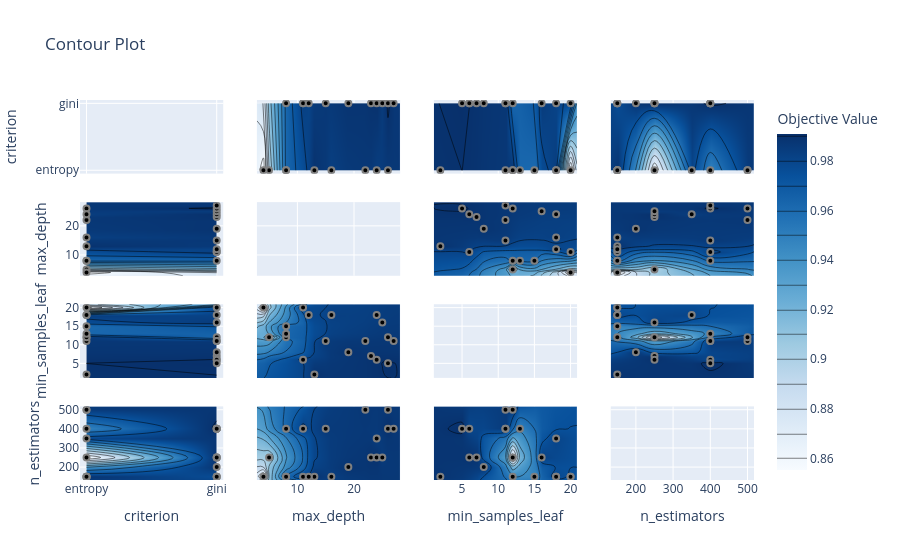

This figure's notebook cell:
### Code cell
from optuna.visualization import plot_contour

plot_contour(study)

### Figure 1 — Plotly figure (JSON) as saved in the notebook; plotly's stock layout.template omitted (floating-point values rounded to 4 significant figures; data arrays with more than 128 entries replaced by an {"elided": "..."} marker saying what was removed)
{"data": [{"type": "scatter", "xaxis": "x", "yaxis": "y"}, {"colorbar": {"title": {"text": "Objective Value"}}, "colorscale": [[0, "rgb(247,251,255)"], [0.125, "rgb(222,235,247)"], [0.25, "rgb(198,219,239)"], [0.375, "rgb(158,202,225)"], [0.5, "rgb(107,174,214)"], [0.625, "rgb(66,146,198)"], [0.75, "rgb(33,113,181)"], [0.875, "rgb(8,81,156)"], [1, "rgb(8,48,107)"]], "connectgaps": true, "contours": {"coloring": "heatmap"}, "hoverinfo": "none", "line": {"smoothing": 1.3}, "reversescale": false, "showscale": true, "type": "contour", "x": ["entropy", "gini"], "xaxis": "x5", "y": [2.85, 4, 5, 8, 11, 12, 13, 15, 16, 19, 22, 23, 24, 25, 26, 27, 28.15], "yaxis": "y5", "z": [[NaN, NaN], [0.8553, NaN], [0.9003, NaN], [0.9623, 0.9626], [NaN, 0.9828], [NaN, 0.9812], [0.9894, NaN], [NaN, 0.9867], [0.9832, NaN], [NaN, 0.9885], [0.987, NaN], [NaN, 0.9893], [0.9838, 0.99], [NaN, 0.985], [0.9865, 0.9909], [NaN, 0.9873], [NaN, NaN]]}, {"marker": {"color": "black", "line": {"color": "Gray", "width": 2}}, "mode": "markers", "name": "Feasible Trial", "showlegend": false, "type": "scatter", "x": ["gini", "gini", "entropy", "entropy", "gini", "entropy", "entropy", "gini", "entropy", "gini", "entropy", "gini", "gini", "gini", "gini", "gini", "entropy", "entropy", "entropy", "gini"], "xaxis": "x5", "y": [23, 11, 5, 16, 11, 22, 8, 8, 26, 24, 13, 12, 25, 15, 26, 19, 4, 8, 24, 27], "yaxis": "y5"}, {"colorbar": {"title": {"text": "Objective Value"}}, "colorscale": [[0, "rgb(247,251,255)"], [0.125, "rgb(222,235,247)"], [0.25, "rgb(198,219,239)"], [0.375, "rgb(158,202,225)"], [0.5, "rgb(107,174,214)"], [0.625, "rgb(66,146,198)"], [0.75, "rgb(33,113,181)"], [0.875, "rgb(8,81,156)"], [1, "rgb(8,48,107)"]], "connectgaps": true, "contours": {"coloring": "heatmap"}, "hoverinfo": "none", "line": {"smoothing": 1.3}, "reversescale": false, "showscale": false, "type": "contour", "x": ["entropy", "gini"], "xaxis": "x9", "y": [1.1, 2, 5, 6, 7, 8, 11, 12, 13, 15, 16, 18, 20, 20.9], "yaxis": "y9", "z": [[NaN, NaN], [0.9894, NaN], [NaN, 0.9909], [NaN, 0.99], [NaN, 0.9893], [NaN, 0.9885], [0.987, 0.9873], [0.9865, 0.9626], [0.9623, NaN], [0.9611, NaN], [NaN, 0.985], [0.9838, 0.9812], [0.8553, 0.9789], [NaN, NaN]]}, {"marker": {"color": "black", "line": {"color": "Gray", "width": 2}}, "mode": "markers", "name": "Feasible Trial", "showlegend": false, "type": "scatter", "x": ["gini", "gini", "entropy", "entropy", "gini", "entropy", "entropy", "gini", "entropy", "gini", "entropy", "gini", "gini", "gini", "gini", "gini", "entropy", "entropy", "entropy", "gini"], "xaxis": "x9", "y": [7, 20, 12, 18, 6, 11, 15, 12, 12, 6, 2, 18, 16, 11, 5, 8, 20, 13, 18, 11], "yaxis": "y9"}, {"colorbar": {"title": {"text": "Objective Value"}}, "colorscale": [[0, "rgb(247,251,255)"], [0.125, "rgb(222,235,247)"], [0.25, "rgb(198,219,239)"], [0.375, "rgb(158,202,225)"], [0.5, "rgb(107,174,214)"], [0.625, "rgb(66,146,198)"], [0.75, "rgb(33,113,181)"], [0.875, "rgb(8,81,156)"], [1, "rgb(8,48,107)"]], "connectgaps": true, "contours": {"coloring": "heatmap"}, "hoverinfo": "none", "line": {"smoothing": 1.3}, "reversescale": false, "showscale": false, "type": "contour", "x": ["entropy", "gini"], "xaxis": "x13", "y": [132.5, 150, 200, 250, 350, 400, 500, 517.5], "yaxis": "y13", "z": [[NaN, NaN], [0.9894, 0.9812], [NaN, 0.9885], [0.9003, 0.99], [0.9838, NaN], [0.9623, 0.9909], [0.987, NaN], [NaN, NaN]]}, {"marker": {"color": "black", "line": {"color": "Gray", "width": 2}}, "mode": "markers", "name": "Feasible Trial", "showlegend": false, "type": "scatter", "x": ["gini", "gini", "entropy", "entropy", "gini", "entropy", "entropy", "gini", "entropy", "gini", "entropy", "gini", "gini", "gini", "gini", "gini", "entropy", "entropy", "entropy", "gini"], "xaxis": "x13", "y": [250, 150, 250, 150, 400, 500, 150, 150, 500, 250, 150, 150, 250, 400, 400, 200, 150, 400, 350, 400], "yaxis": "y13"}, {"colorbar": {"title": {"text": "Objective Value"}}, "colorscale": [[0, "rgb(247,251,255)"], [0.125, "rgb(222,235,247)"], [0.25, "rgb(198,219,239)"], [0.375, "rgb(158,202,225)"], [0.5, "rgb(107,174,214)"], [0.625, "rgb(66,146,198)"], [0.75, "rgb(33,113,181)"], [0.875, "rgb(8,81,156)"], [1, "rgb(8,48,107)"]], "connectgaps": true, "contours": {"coloring": "heatmap"}, "hoverinfo": "none", "line": {"smoothing": 1.3}, "reversescale": false, "showscale": false, "type": "contour", "x": [2.85, 4, 5, 8, 11, 12, 13, 15, 16, 19, 22, 23, 24, 25, 26, 27, 28.15], "xaxis": "x2", "y": ["entropy", "gini"], "yaxis": "y2", "z": [[NaN, 0.8553, 0.9003, 0.9623, NaN, NaN, 0.9894, NaN, 0.9832, NaN, 0.987, NaN, 0.9838, NaN, 0.9865, NaN, NaN], [NaN, NaN, NaN, 0.9626, 0.9828, 0.9812, NaN, 0.9867, NaN, 0.9885, NaN, 0.9893, 0.99, 0.985, 0.9909, 0.9873, NaN]]}, {"marker": {"color": "black", "line": {"color": "Gray", "width": 2}}, "mode": "markers", "name": "Feasible Trial", "showlegend": false, "type": "scatter", "x": [23, 11, 5, 16, 11, 22, 8, 8, 26, 24, 13, 12, 25, 15, 26, 19, 4, 8, 24, 27], "xaxis": "x2", "y": ["gini", "gini", "entropy", "entropy", "gini", "entropy", "entropy", "gini", "entropy", "gini", "entropy", "gini", "gini", "gini", "gini", "gini", "entropy", "entropy", "entropy", "gini"], "yaxis": "y2"}, {"type": "scatter", "xaxis": "x6", "yaxis": "y6"}, {"colorbar": {"title": {"text": "Objective Value"}}, "colorscale": [[0, "rgb(247,251,255)"], [0.125, "rgb(222,235,247)"], [0.25, "rgb(198,219,239)"], [0.375, "rgb(158,202,225)"], [0.5, "rgb(107,174,214)"], [0.625, "rgb(66,146,198)"], [0.75, "rgb(33,113,181)"], [0.875, "rgb(8,81,156)"], [1, "rgb(8,48,107)"]], "connectgaps": true, "contours": {"coloring": "heatmap"}, "hoverinfo": "none", "line": {"smoothing": 1.3}, "reversescale": false, "showscale": false, "type": "contour", "x": [2.85, 4, 5, 8, 11, 12, 13, 15, 16, 19, 22, 23, 24, 25, 26, 27, 28.15], "xaxis": "x10", "y": [1.1, 2, 5, 6, 7, 8, 11, 12, 13, 15, 16, 18, 20, 20.9], "yaxis": "y10", "z": {"elided": "14x17 float values"}}, {"marker": {"color": "black", "line": {"color": "Gray", "width": 2}}, "mode": "markers", "name": "Feasible Trial", "showlegend": false, "type": "scatter", "x": [23, 11, 5, 16, 11, 22, 8, 8, 26, 24, 13, 12, 25, 15, 26, 19, 4, 8, 24, 27], "xaxis": "x10", "y": [7, 20, 12, 18, 6, 11, 15, 12, 12, 6, 2, 18, 16, 11, 5, 8, 20, 13, 18, 11], "yaxis": "y10"}, {"colorbar": {"title": {"text": "Objective Value"}}, "colorscale": [[0, "rgb(247,251,255)"], [0.125, "rgb(222,235,247)"], [0.25, "rgb(198,219,239)"], [0.375, "rgb(158,202,225)"], [0.5, "rgb(107,174,214)"], [0.625, "rgb(66,146,198)"], [0.75, "rgb(33,113,181)"], [0.875, "rgb(8,81,156)"], [1, "rgb(8,48,107)"]], "connectgaps": true, "contours": {"coloring": "heatmap"}, "hoverinfo": "none", "line": {"smoothing": 1.3}, "reversescale": false, "showscale": false, "type": "contour", "x": [2.85, 4, 5, 8, 11, 12, 13, 15, 16, 19, 22, 23, 24, 25, 26, 27, 28.15], "xaxis": "x14", "y": [132.5, 150, 200, 250, 350, 400, 500, 517.5], "yaxis": "y14", "z": {"elided": "8x17 float values"}}, {"marker": {"color": "black", "line": {"color": "Gray", "width": 2}}, "mode": "markers", "name": "Feasible Trial", "showlegend": false, "type": "scatter", "x": [23, 11, 5, 16, 11, 22, 8, 8, 26, 24, 13, 12, 25, 15, 26, 19, 4, 8, 24, 27], "xaxis": "x14", "y": [250, 150, 250, 150, 400, 500, 150, 150, 500, 250, 150, 150, 250, 400, 400, 200, 150, 400, 350, 400], "yaxis": "y14"}, {"colorbar": {"title": {"text": "Objective Value"}}, "colorscale": [[0, "rgb(247,251,255)"], [0.125, "rgb(222,235,247)"], [0.25, "rgb(198,219,239)"], [0.375, "rgb(158,202,225)"], [0.5, "rgb(107,174,214)"], [0.625, "rgb(66,146,198)"], [0.75, "rgb(33,113,181)"], [0.875, "rgb(8,81,156)"], [1, "rgb(8,48,107)"]], "connectgaps": true, "contours": {"coloring": "heatmap"}, "hoverinfo": "none", "line": {"smoothing": 1.3}, "reversescale": false, "showscale": false, "type": "contour", "x": [1.1, 2, 5, 6, 7, 8, 11, 12, 13, 15, 16, 18, 20, 20.9], "xaxis": "x3", "y": ["entropy", "gini"], "yaxis": "y3", "z": [[NaN, 0.9894, NaN, NaN, NaN, NaN, 0.987, 0.9865, 0.9623, 0.9611, NaN, 0.9838, 0.8553, NaN], [NaN, NaN, 0.9909, 0.99, 0.9893, 0.9885, 0.9873, 0.9626, NaN, NaN, 0.985, 0.9812, 0.9789, NaN]]}, {"marker": {"color": "black", "line": {"color": "Gray", "width": 2}}, "mode": "markers", "name": "Feasible Trial", "showlegend": false, "type": "scatter", "x": [7, 20, 12, 18, 6, 11, 15, 12, 12, 6, 2, 18, 16, 11, 5, 8, 20, 13, 18, 11], "xaxis": "x3", "y": ["gini", "gini", "entropy", "entropy", "gini", "entropy", "entropy", "gini", "entropy", "gini", "entropy", "gini", "gini", "gini", "gini", "gini", "entropy", "entropy", "entropy", "gini"], "yaxis": "y3"}, {"colorbar": {"title": {"text": "Objective Value"}}, "colorscale": [[0, "rgb(247,251,255)"], [0.125, "rgb(222,235,247)"], [0.25, "rgb(198,219,239)"], [0.375, "rgb(158,202,225)"], [0.5, "rgb(107,174,214)"], [0.625, "rgb(66,146,198)"], [0.75, "rgb(33,113,181)"], [0.875, "rgb(8,81,156)"], [1, "rgb(8,48,107)"]], "connectgaps": true, "contours": {"coloring": "heatmap"}, "hoverinfo": "none", "line": {"smoothing": 1.3}, "reversescale": false, "showscale": false, "type": "contour", "x": [1.1, 2, 5, 6, 7, 8, 11, 12, 13, 15, 16, 18, 20, 20.9], "xaxis": "x7", "y": [2.85, 4, 5, 8, 11, 12, 13, 15, 16, 19, 22, 23, 24, 25, 26, 27, 28.15], "yaxis": "y7", "z": {"elided": "17x14 float values"}}, {"marker": {"color": "black", "line": {"color": "Gray", "width": 2}}, "mode": "markers", "name": "Feasible Trial", "showlegend": false, "type": "scatter", "x": [7, 20, 12, 18, 6, 11, 15, 12, 12, 6, 2, 18, 16, 11, 5, 8, 20, 13, 18, 11], "xaxis": "x7", "y": [23, 11, 5, 16, 11, 22, 8, 8, 26, 24, 13, 12, 25, 15, 26, 19, 4, 8, 24, 27], "yaxis": "y7"}, {"type": "scatter", "xaxis": "x11", "yaxis": "y11"}, {"colorbar": {"title": {"text": "Objective Value"}}, "colorscale": [[0, "rgb(247,251,255)"], [0.125, "rgb(222,235,247)"], [0.25, "rgb(198,219,239)"], [0.375, "rgb(158,202,225)"], [0.5, "rgb(107,174,214)"], [0.625, "rgb(66,146,198)"], [0.75, "rgb(33,113,181)"], [0.875, "rgb(8,81,156)"], [1, "rgb(8,48,107)"]], "connectgaps": true, "contours": {"coloring": "heatmap"}, "hoverinfo": "none", "line": {"smoothing": 1.3}, "reversescale": false, "showscale": false, "type": "contour", "x": [1.1, 2, 5, 6, 7, 8, 11, 12, 13, 15, 16, 18, 20, 20.9], "xaxis": "x15", "y": [132.5, 150, 200, 250, 350, 400, 500, 517.5], "yaxis": "y15", "z": [[NaN, NaN, NaN, NaN, NaN, NaN, NaN, NaN, NaN, NaN, NaN, NaN, NaN, NaN], [NaN, 0.9894, NaN, NaN, NaN, NaN, NaN, 0.9626, NaN, 0.9611, NaN, 0.9832, 0.9789, NaN], [NaN, NaN, NaN, NaN, NaN, 0.9885, NaN, NaN, NaN, NaN, NaN, NaN, NaN, NaN], [NaN, NaN, NaN, 0.99, 0.9893, NaN, NaN, 0.9003, NaN, NaN, 0.985, NaN, NaN, NaN], [NaN, NaN, NaN, NaN, NaN, NaN, NaN, NaN, NaN, NaN, NaN, 0.9838, NaN, NaN], [NaN, NaN, 0.9909, 0.9828, NaN, NaN, 0.9873, NaN, 0.9623, NaN, NaN, NaN, NaN, NaN], [NaN, NaN, NaN, NaN, NaN, NaN, 0.987, 0.9865, NaN, NaN, NaN, NaN, NaN, NaN], [NaN, NaN, NaN, NaN, NaN, NaN, NaN, NaN, NaN, NaN, NaN, NaN, NaN, NaN]]}, {"marker": {"color": "black", "line": {"color": "Gray", "width": 2}}, "mode": "markers", "name": "Feasible Trial", "showlegend": false, "type": "scatter", "x": [7, 20, 12, 18, 6, 11, 15, 12, 12, 6, 2, 18, 16, 11, 5, 8, 20, 13, 18, 11], "xaxis": "x15", "y": [250, 150, 250, 150, 400, 500, 150, 150, 500, 250, 150, 150, 250, 400, 400, 200, 150, 400, 350, 400], "yaxis": "y15"}, {"colorbar": {"title": {"text": "Objective Value"}}, "colorscale": [[0, "rgb(247,251,255)"], [0.125, "rgb(222,235,247)"], [0.25, "rgb(198,219,239)"], [0.375, "rgb(158,202,225)"], [0.5, "rgb(107,174,214)"], [0.625, "rgb(66,146,198)"], [0.75, "rgb(33,113,181)"], [0.875, "rgb(8,81,156)"], [1, "rgb(8,48,107)"]], "connectgaps": true, "contours": {"coloring": "heatmap"}, "hoverinfo": "none", "line": {"smoothing": 1.3}, "reversescale": false, "showscale": false, "type": "contour", "x": [132.5, 150, 200, 250, 350, 400, 500, 517.5], "xaxis": "x4", "y": ["entropy", "gini"], "yaxis": "y4", "z": [[NaN, 0.9894, NaN, 0.9003, 0.9838, 0.9623, 0.987, NaN], [NaN, 0.9812, 0.9885, 0.99, NaN, 0.9909, NaN, NaN]]}, {"marker": {"color": "black", "line": {"color": "Gray", "width": 2}}, "mode": "markers", "name": "Feasible Trial", "showlegend": false, "type": "scatter", "x": [250, 150, 250, 150, 400, 500, 150, 150, 500, 250, 150, 150, 250, 400, 400, 200, 150, 400, 350, 400], "xaxis": "x4", "y": ["gini", "gini", "entropy", "entropy", "gini", "entropy", "entropy", "gini", "entropy", "gini", "entropy", "gini", "gini", "gini", "gini", "gini", "entropy", "entropy", "entropy", "gini"], "yaxis": "y4"}, {"colorbar": {"title": {"text": "Objective Value"}}, "colorscale": [[0, "rgb(247,251,255)"], [0.125, "rgb(222,235,247)"], [0.25, "rgb(198,219,239)"], [0.375, "rgb(158,202,225)"], [0.5, "rgb(107,174,214)"], [0.625, "rgb(66,146,198)"], [0.75, "rgb(33,113,181)"], [0.875, "rgb(8,81,156)"], [1, "rgb(8,48,107)"]], "connectgaps": true, "contours": {"coloring": "heatmap"}, "hoverinfo": "none", "line": {"smoothing": 1.3}, "reversescale": false, "showscale": false, "type": "contour", "x": [132.5, 150, 200, 250, 350, 400, 500, 517.5], "xaxis": "x8", "y": [2.85, 4, 5, 8, 11, 12, 13, 15, 16, 19, 22, 23, 24, 25, 26, 27, 28.15], "yaxis": "y8", "z": {"elided": "17x8 float values"}}, {"marker": {"color": "black", "line": {"color": "Gray", "width": 2}}, "mode": "markers", "name": "Feasible Trial", "showlegend": false, "type": "scatter", "x": [250, 150, 250, 150, 400, 500, 150, 150, 500, 250, 150, 150, 250, 400, 400, 200, 150, 400, 350, 400], "xaxis": "x8", "y": [23, 11, 5, 16, 11, 22, 8, 8, 26, 24, 13, 12, 25, 15, 26, 19, 4, 8, 24, 27], "yaxis": "y8"}, {"colorbar": {"title": {"text": "Objective Value"}}, "colorscale": [[0, "rgb(247,251,255)"], [0.125, "rgb(222,235,247)"], [0.25, "rgb(198,219,239)"], [0.375, "rgb(158,202,225)"], [0.5, "rgb(107,174,214)"], [0.625, "rgb(66,146,198)"], [0.75, "rgb(33,113,181)"], [0.875, "rgb(8,81,156)"], [1, "rgb(8,48,107)"]], "connectgaps": true, "contours": {"coloring": "heatmap"}, "hoverinfo": "none", "line": {"smoothing": 1.3}, "reversescale": false, "showscale": false, "type": "contour", "x": [132.5, 150, 200, 250, 350, 400, 500, 517.5], "xaxis": "x12", "y": [1.1, 2, 5, 6, 7, 8, 11, 12, 13, 15, 16, 18, 20, 20.9], "yaxis": "y12", "z": [[NaN, NaN, NaN, NaN, NaN, NaN, NaN, NaN], [NaN, 0.9894, NaN, NaN, NaN, NaN, NaN, NaN], [NaN, NaN, NaN, NaN, NaN, 0.9909, NaN, NaN], [NaN, NaN, NaN, 0.99, NaN, 0.9828, NaN, NaN], [NaN, NaN, NaN, 0.9893, NaN, NaN, NaN, NaN], [NaN, NaN, 0.9885, NaN, NaN, NaN, NaN, NaN], [NaN, NaN, NaN, NaN, NaN, 0.9873, 0.987, NaN], [NaN, 0.9626, NaN, 0.9003, NaN, NaN, 0.9865, NaN], [NaN, NaN, NaN, NaN, NaN, 0.9623, NaN, NaN], [NaN, 0.9611, NaN, NaN, NaN, NaN, NaN, NaN], [NaN, NaN, NaN, 0.985, NaN, NaN, NaN, NaN], [NaN, 0.9832, NaN, NaN, 0.9838, NaN, NaN, NaN], [NaN, 0.9789, NaN, NaN, NaN, NaN, NaN, NaN], [NaN, NaN, NaN, NaN, NaN, NaN, NaN, NaN]]}, {"marker": {"color": "black", "line": {"color": "Gray", "width": 2}}, "mode": "markers", "name": "Feasible Trial", "showlegend": false, "type": "scatter", "x": [250, 150, 250, 150, 400, 500, 150, 150, 500, 250, 150, 150, 250, 400, 400, 200, 150, 400, 350, 400], "xaxis": "x12", "y": [7, 20, 12, 18, 6, 11, 15, 12, 12, 6, 2, 18, 16, 11, 5, 8, 20, 13, 18, 11], "yaxis": "y12"}, {"type": "scatter", "xaxis": "x16", "yaxis": "y16"}], "layout": {"title": {"text": "Contour Plot"}, "xaxis": {"anchor": "y", "domain": [0, 0.2125], "matches": "x13", "range": [-0.05, 1.05], "showticklabels": false, "type": "category"}, "xaxis10": {"anchor": "y10", "domain": [0.2625, 0.475], "matches": "x14", "range": [2.85, 28.15], "showticklabels": false}, "xaxis11": {"anchor": "y11", "domain": [0.525, 0.7375], "matches": "x15", "range": [1.1, 20.9], "showticklabels": false}, "xaxis12": {"anchor": "y12", "domain": [0.7875, 1], "matches": "x16", "range": [132.5, 517.5], "showticklabels": false}, "xaxis13": {"anchor": "y13", "domain": [0, 0.2125], "range": [-0.05, 1.05], "title": {"text": "criterion"}, "type": "category"}, "xaxis14": {"anchor": "y14", "domain": [0.2625, 0.475], "range": [2.85, 28.15], "title": {"text": "max_depth"}}, "xaxis15": {"anchor": "y15", "domain": [0.525, 0.7375], "range": [1.1, 20.9], "title": {"text": "min_samples_leaf"}}, "xaxis16": {"anchor": "y16", "domain": [0.7875, 1], "range": [132.5, 517.5], "title": {"text": "n_estimators"}}, "xaxis2": {"anchor": "y2", "domain": [0.2625, 0.475], "matches": "x14", "range": [2.85, 28.15], "showticklabels": false}, "xaxis3": {"anchor": "y3", "domain": [0.525, 0.7375], "matches": "x15", "range": [1.1, 20.9], "showticklabels": false}, "xaxis4": {"anchor": "y4", "domain": [0.7875, 1], "matches": "x16", "range": [132.5, 517.5], "showticklabels": false}, "xaxis5": {"anchor": "y5", "domain": [0, 0.2125], "matches": "x13", "range": [-0.05, 1.05], "showticklabels": false, "type": "category"}, "xaxis6": {"anchor": "y6", "domain": [0.2625, 0.475], "matches": "x14", "range": [2.85, 28.15], "showticklabels": false}, "xaxis7": {"anchor": "y7", "domain": [0.525, 0.7375], "matches": "x15", "range": [1.1, 20.9], "showticklabels": false}, "xaxis8": {"anchor": "y8", "domain": [0.7875, 1], "matches": "x16", "range": [132.5, 517.5], "showticklabels": false}, "xaxis9": {"anchor": "y9", "domain": [0, 0.2125], "matches": "x13", "range": [-0.05, 1.05], "showticklabels": false, "type": "category"}, "yaxis": {"anchor": "x", "domain": [0.8063, 1], "range": [-0.05, 1.05], "title": {"text": "criterion"}, "type": "category"}, "yaxis10": {"anchor": "x10", "domain": [0.2687, 0.4625], "matches": "y9", "range": [1.1, 20.9], "showticklabels": false}, "yaxis11": {"anchor": "x11", "domain": [0.2687, 0.4625], "matches": "y9", "range": [1.1, 20.9], "showticklabels": false}, "yaxis12": {"anchor": "x12", "domain": [0.2687, 0.4625], "matches": "y9", "range": [1.1, 20.9], "showticklabels": false}, "yaxis13": {"anchor": "x13", "domain": [0, 0.1938], "range": [132.5, 517.5], "title": {"text": "n_estimators"}}, "yaxis14": {"anchor": "x14", "domain": [0, 0.1938], "matches": "y13", "range": [132.5, 517.5], "showticklabels": false}, "yaxis15": {"anchor": "x15", "domain": [0, 0.1938], "matches": "y13", "range": [132.5, 517.5], "showticklabels": false}, "yaxis16": {"anchor": "x16", "domain": [0, 0.1938], "matches": "y13", "range": [132.5, 517.5], "showticklabels": false}, "yaxis2": {"anchor": "x2", "domain": [0.8063, 1], "matches": "y", "range": [-0.05, 1.05], "showticklabels": false, "type": "category"}, "yaxis3": {"anchor": "x3", "domain": [0.8063, 1], "matches": "y", "range": [-0.05, 1.05], "showticklabels": false, "type": "category"}, "yaxis4": {"anchor": "x4", "domain": [0.8063, 1], "matches": "y", "range": [-0.05, 1.05], "showticklabels": false, "type": "category"}, "yaxis5": {"anchor": "x5", "domain": [0.5375, 0.7312], "range": [2.85, 28.15], "title": {"text": "max_depth"}}, "yaxis6": {"anchor": "x6", "domain": [0.5375, 0.7312], "matches": "y5", "range": [2.85, 28.15], "showticklabels": false}, "yaxis7": {"anchor": "x7", "domain": [0.5375, 0.7312], "matches": "y5", "range": [2.85, 28.15], "showticklabels": false}, "yaxis8": {"anchor": "x8", "domain": [0.5375, 0.7312], "matches": "y5", "range": [2.85, 28.15], "showticklabels": false}, "yaxis9": {"anchor": "x9", "domain": [0.2687, 0.4625], "range": [1.1, 20.9], "title": {"text": "min_samples_leaf"}}}}
